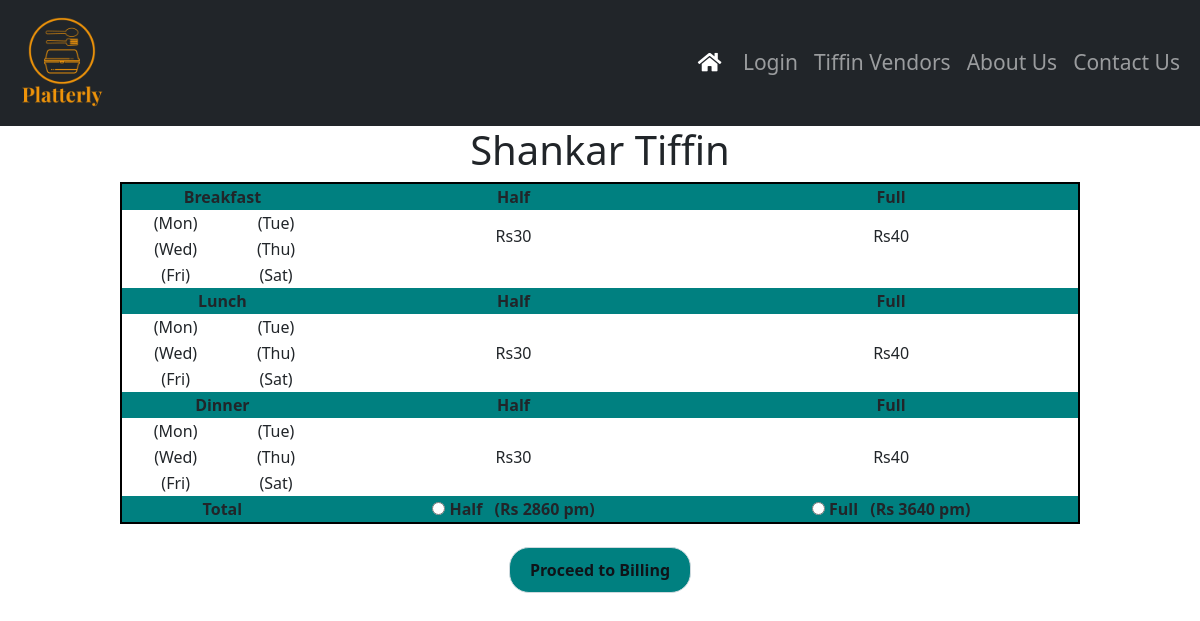
/vendorMenuPage.php?email=shankartiffin@gmail.com, run on the app's committed database.
### tables this page shows
CREATE TABLE `vendors` (
  `V_id` int(100) NOT NULL,
  `V_ip` varchar(255) NOT NULL,
  `V_name` varchar(255) NOT NULL,
  `V_logo` text NOT NULL,
  `V_regional` text NOT NULL,
  `V_email` varchar(100) NOT NULL,
  `V_pass` varchar(100) NOT NULL,
  `V_addrs` varchar(200) NOT NULL,
  `V_distrt` text NOT NULL,
  `V_contact` bigint(20) NOT NULL
);

CREATE TABLE `newrates` (
  `Half` int(11) NOT NULL,
  `Full` int(11) NOT NULL,
  `V_id` int(100) NOT NULL,
  `M_type` varchar(30) NOT NULL
);

### vendorMenuPage.php (the view, shortened to what this page needs)
<!doctype html>
<?php
include("includes/db.php");
if(isset($_GET['email']))
{
    $v_mail = $_GET['email'];
    $get_det = "select * from vendors where V_email='$v_mail'";
    $run_det = mysqli_query($con, $get_det);
    $row_det = mysqli_fetch_array($run_det);
    $v_id = $row_det['V_id'];
    $v_name = $row_det['V_name'];
    $getbf1="SELECT M_item FROM NewJoin WHERE V_id=$v_id && M_day='Monday' && M_type='Breakfast'";
    $rungetbf1=mysqli_query($con, $getbf1);
    $row_det = mysqli_fetch_array($rungetbf1);
    $bf1=$row_det['M_item'];
    $getbf2="SELECT M_item FROM NewJoin WHERE V_id=$v_id && M_day='Tuesday' && M_type='Breakfast'";
    $rungetbf2=mysqli_query($con, $getbf2);
    $row_det = mysqli_fetch_array($rungetbf2);
    $bf2=$row_det['M_item'];
    $getbf3="SELECT M_item FROM NewJoin WHERE V_id=$v_id && M_day='Wednesday'  && M_type='Breakfast'";
    $rungetbf3=mysqli_query($con, $getbf3);
    $row_det = mysqli_fetch_array($rungetbf3);
    $bf3=$row_det['M_item'];
    $getbf4="SELECT M_item FROM NewJoin WHERE V_id=$v_id && M_day='Thursday'  && M_type='Breakfast'";
    $rungetbf4=mysqli_query($con, $getbf4);
    $row_det = mysqli_fetch_array($rungetbf4);
    $bf4=$row_det['M_item'];
    $getbf5="SELECT M_item FROM NewJoin WHERE V_id=$v_id && M_day='Friday'  && M_type='Breakfast'";
    $rungetbf5=mysqli_query($con, $getbf5);
    $row_det = mysqli_fetch_array($rungetbf5);
    $bf5=$row_det['M_item'];
    $getbf6="SELECT M_item FROM NewJoin WHERE V_id=$v_id && M_day='Saturday'  && M_type='Breakfast'";
    $rungetbf6=mysqli_query($con, $getbf6);
    $row_det = mysqli_fetch_array($rungetbf6);
    $bf6=$row_det['M_item'];
    $getl1="SELECT M_item FROM NewJoin WHERE V_id=$v_id && M_day='Monday' && M_type='Lunch'";
    $rungetl1=mysqli_query($con, $getl1);
    $row_det = mysqli_fetch_array($rungetl1);
    $l1=$row_det['M_item'];
    $getl2="SELECT M_item FROM NewJoin WHERE V_id=$v_id && M_day='Tuesday' && M_type='Lunch'";
    $rungetl2=mysqli_query($con, $getl2);
    $row_det = mysqli_fetch_array($rungetl2);
    $l2=$row_det['M_item'];
    $getl3="SELECT M_item FROM NewJoin WHERE V_id=$v_id && M_day='Wednesday' && M_type='Lunch'";
    $rungetl3=mysqli_query($con, $getl3);
    $row_det = mysqli_fetch_array($rungetl3);
    $l3=$row_det['M_item'];
    $getl4="SELECT M_item FROM NewJoin WHERE V_id=$v_id && M_day='Thursday' && M_type='Lunch'";
    $rungetl4=mysqli_query($con, $getl4);
    $row_det = mysqli_fetch_array($rungetl4);
    $l4=$row_det['M_item'];
    $getl5="SELECT M_item FROM NewJoin WHERE V_id=$v_id && M_day='Friday' && M_type='Lunch'";
    $rungetl5=mysqli_query($con, $getl5);
    $row_det = mysqli_fetch_array($rungetl5);
    $l5=$row_det['M_item'];
    $getl6="SELECT M_item FROM NewJoin WHERE V_id=$v_id && M_day='Saturday' && M_type='Lunch'";
    $rungetl6=mysqli_query($con, $getl6);
    $row_det = mysqli_fetch_array($rungetl6);
    $l6=$row_det['M_item'];
    $getd1="SELECT M_item FROM NewJoin WHERE V_id=$v_id && M_day='Monday' && M_type='Dinner'";
    $rungetd1=mysqli_query($con, $getd1);
    $row_det = mysqli_fetch_array($rungetd1);
    $d1=$row_det['M_item'];
    $getd2="SELECT M_item FROM NewJoin WHERE V_id=$v_id && M_day='Tuesday' && M_type='Dinner'";
    $rungetd2=mysqli_query($con, $getd2);
    $row_det = mysqli_fetch_array($rungetd2);
    $d2=$row_det['M_item'];
    $getd3="SELECT M_item FROM NewJoin WHERE V_id=$v_id && M_day='Wednesday' && M_type='Dinner'";
    $rungetd3=mysqli_query($con, $getd3);
    $row_det = mysqli_fetch_array($rungetd3);
    $d3=$row_det['M_item'];
    $getd4="SELECT M_item FROM NewJoin WHERE V_id=$v_id && M_day='Thursday' && M_type='Dinner'";
    $rungetd4=mysqli_query($con, $getd4);
    $row_det = mysqli_fetch_array($rungetd4);
    $d4=$row_det['M_item'];
    $getd5="SELECT M_item FROM NewJoin WHERE V_id=$v_id && M_day='Friday' && M_type='Dinner'";
    $rungetd5=mysqli_query($con, $getd5);
    $row_det = mysqli_fetch_array($rungetd5);
    $d5=$row_det['M_item'];
    $getd6="SELECT M_item FROM NewJoin WHERE V_id=$v_id && M_day='Saturday' && M_type='Lunch'";
    $rungetd6=mysqli_query($con, $getd6);
    $row_det = mysqli_fetch_array($rungetd6);
    $d6=$row_det['M_item'];
    $gethrb="SELECT Half FROM Newrates WHERE V_id=$v_id && M_type='Breakfast'";
    $runget=mysqli_query($con, $gethrb);
    $row_det = mysqli_fetch_array($runget);
    $hrb=$row_det['Half'];
    $getfrb="SELECT Full FROM Newrates WHERE V_id=$v_id && M_type='Breakfast'";
    $runget=mysqli_query($con, $getfrb);
    $row_det = mysqli_fetch_array($runget);
    $frb=$row_det['Full'];
    $gethrl="SELECT Half FROM Newrates WHERE V_id=$v_id && M_type='Lunch'";
    $runget=mysqli_query($con, $gethrl);
    $row_det = mysqli_fetch_array($runget);
    $hrl=$row_det['Half'];
    $getfrl="SELECT Full FROM Newrates WHERE V_id=$v_id && M_type='Lunch'";
    $runget=mysqli_query($con, $getfrl);
    $row_det = mysqli_fetch_array($runget);
    $frl=$row_det['Full'];
    $gethrd="SELECT Half FROM Newrates WHERE V_id=$v_id && M_type='Dinner'";
    $runget=mysqli_query($con, $gethrd);
    $row_det = mysqli_fetch_array($runget);
    $hrd=$row_det['Half'];
    $getfrd="SELECT Full FROM Newrates WHERE V_id=$v_id && M_type='Dinner'";
    $runget=mysqli_query($con, $getfrd);
    $row_det = mysqli_fetch_array($runget);
    $frd=$row_det['Full'];
}
?>
<html lang="en">
<head>
    <link rel="stylesheet" href="css/north.css">
    <link rel="stylesheet" href="https://cdnjs.cloudflare.com/ajax/libs/font-awesome/5.15.3/css/all.min.css" />
    <link href="https://cdn.jsdelivr.net/npm/bootstrap@5.0.2/dist/css/bootstrap.min.css" rel="stylesheet">
</head>
<body>
    <nav class="navbar navbar-expand-lg navbar-dark bg-dark" style="font-size:21px;">
        <div class="container-fluid">
        <a class="navbar-brand" href="#"><img src=images/logo_n.png style="height:100px;" /></a>
        <div class="d-flex">
          <div class="collapse navbar-collapse" id="navbarSupportedContent">
            <ul class="navbar-nav me-auto mb-2 mb-lg-0">
              <li class="nav-item">
                <a class="nav-link active" aria-current="page" href="index.php"><i class="fas fa-home"></i>&nbsp;</a>
              </li>
              <li class="nav-item">
                <?php
					        if(isset($_SESSION['user'])){
						        echo" <a class='nav-link active' href='customers/my_acc.php'><h4 style='color:yellow;text-decoration:underline;'>Hi! &nbsp;".$_SESSION['user'].'(My Account)'."</h4></a>";
					        }
					        else {
						        echo"<a class='nav-link' href='customers/login.php'>Login</a>";
					        }
				        ?>
				      </li>
              <li><a class='nav-link' href='regional.php'>Tiffin Vendors</a></li>
              <li class="nav-item">
                <a class="nav-link" href="about.html">About Us</a>
              </li>
              <li class="nav-item">
                <a class="nav-link" href="#">Contact Us</a>
              </li>
            </ul>
           </div>
          </div>
        </div>
      </nav>
	<body>
    <form method="post" action="bill.php?name=<?php echo $v_name;?>">
        <h1><?php echo $v_name; ?></h1>
        <div>
            <table class="regional-container" >
                <tr>
                    <th colspan=2>Breakfast</th>
                    <th>Half</th>
                    <th> Full</th>
                </tr>
                <tr>
                    <td><?php echo $bf1; ?>(Mon)</td>
                    <td><?php echo $bf2; ?>(Tue) </td>
                    <td rowspan=2>Rs<?php echo $hrb; ?></td>
                    <td rowspan=2>Rs<?php echo $frb; ?></td>
                </tr>
                <tr>
                    <td><?php echo $bf3; ?>(Wed)</td>
                    <td><?php echo $bf4; ?>(Thu)</td>
                </tr>
                <tr>
                    <td><?php echo $bf5; ?>(Fri)</td>
                    <td><?php echo $bf6; ?>(Sat)</td>
                </tr>
                <tr>
                    <th colspan=2> Lunch</th>
                    <th>Half</th>
                    <th> Full</th>
                </tr>
                <tr>
                    <td><?php echo $l1; ?>(Mon)</td>
                    <td><?php echo $l2; ?>(Tue)</td>
                    <td rowspan=3>Rs<?php echo $hrl; ?></td>
                    <td rowspan=3>Rs<?php echo $frl; ?></td>
                </tr>
                <tr>
                    <td><?php echo $l3; ?>(Wed)</td>
                    <td><?php echo $l4; ?>(Thu)</td>
                </tr>
                <tr>
                    <td><?php echo $l5; ?>(Fri)</td>
                    <td><?php echo $l6; ?>(Sat)</td>
                </tr>
                <tr>
                    <th colspan=2> Dinner</th>
                    <th>Half</th>
                    <th> Full</th>
                </tr>
                <tr>
                    <td><?php echo $d1; ?>(Mon)</td>
                    <td><?php echo $d2; ?>(Tue)</td>
                    <td rowspan=3>Rs<?php echo $hrd; ?></td>
                    <td rowspan=3>Rs<?php echo $frd; ?></td>
                </tr>
                <tr>
                    <td><?php echo $d3; ?>(Wed)</td>
                    <td><?php echo $d4; ?>(Thu)</td>
                </tr>
                <tr>
                    <td><?php echo $d5; ?>(Fri)</td>
                    <td><?php echo $d6; ?>(Sat)</td>
                </tr>
                <tr>
                    <th colspan=2>Total</th>
                    <th><label class="radio-inline">
                    <input type="radio" name="optradio1" value="Half"> Half &ensp;(Rs 2860 pm)</label> </th>
                    <th><label class="radio-inline">
                    <input  type="radio" name="optradio2" value="Full">  Full &ensp;(Rs 3640 pm)</label> </th>
                </tr>
            </table>
        </div>
        <div style="text-align:center">
             <button class="btn2" type="submit" name="submit">Proceed to Billing</button>
        </div>
</form>
	</body>
</html>

### css/north.css (style rules this page uses)
h1 { margin-top:20px; text-align: center; }
body { background: white; color: black; font-size: 20px; font-weight: lighter; }
.regional-container { margin: 3px auto; width:80%; border: 2px solid black; text-align: center; }
.regional-container th { background-color:teal; }
.btn2 { color: #0f1419; border: 1px solid #cfd9de; border-radius: 20px; background: teal; padding-top: 10px; padding-bottom: 10px; padding-left: 20px; padding-right: 20px; font-weight: bold; margin-top: 20px; }

### data on the page
vendors: V_name "Shankar Tiffin"
newrates: Half "30", Full "40"
newrates: Half "30", Full "40"
newrates: Half "30", Full "40"
